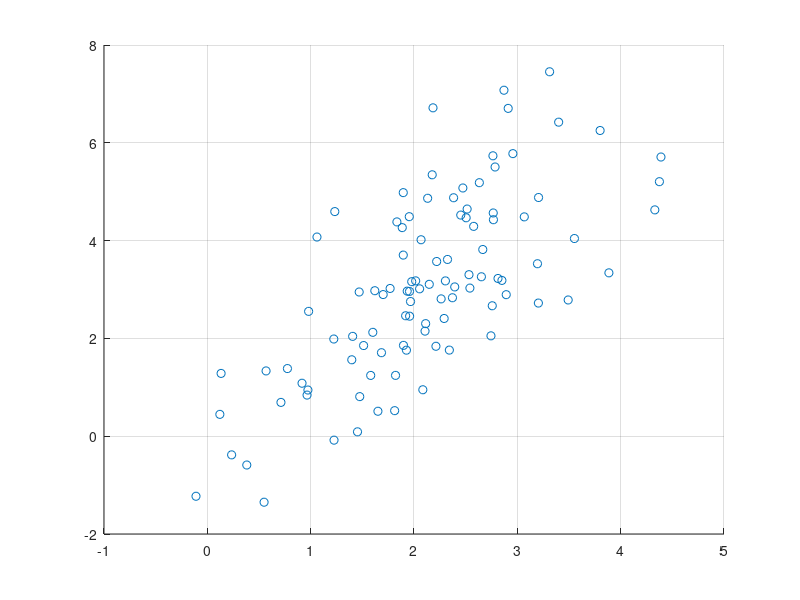

Recreate this plot in MATLAB. (Note: this script raises an error after producing the figure.)
clear all
close all
clc

pkg load statistics

rozsah = 100;
muA = [2,3];
rho1 = 0.7;
s1 = 1;
s2 = 3;
sigmaA = [s1, sqrt(s1*s2)*rho1;sqrt(s1*s2)*rho1,s2];
rng default
A=mvnrnd(muA, sigmaA, rozsah);

%muB = [3,3];
%rho2 = -0.99; 
%sigmaB = [s1, sqrt(s1*s2)*rho2;sqrt(s1*s2)*rho2,s2];
%rng default
%B = mvnrnd(muA, sigmaA, rozsha);
%B = mvnrnd(muB, sigmaB, rozsha);

%Data = [A;B];
%S = [ones(size(A,1), 1); 2*ones(size(B,1),1)];

figure
hold on
plot(A(:,1),A(:,2),'o')
%plot(B(:,1),B(:,2),'xr')
%scatter(Data(:,1),Data(:,2),10,3,'filled');
grid on

MyScatter3(A(:,1),A(:,2))
%MyScatter3(Data(:,1),Data(:,2),3)

Data = A;
[n,m] = size(Data);
DataMean = mean(Data);
DataStd = std(Data);
B = (Data - repmat(DataMean, [n 1])) ./ repmat(DataStd, [n 1]);
B2 = zscore(Data);

MyScatter3(B(:,1),B(:,2))
MyScatter3(B2(:,1),B2(:,2))
[V,D] = eig(cov(B));
[coeff, score, latent, tsquared, explained, mu] = pca(B);

score2 = B * coeff;

Bopozit = (B * coeff) * coeff';
Dataopozit = ((B * coeff) * coeff') .* repmat(DataStd,[n 1]) + repmat(DataMean, [n 1])

var(score)
cumsum(var(score)) / sum(var(score))

figure
biplot(coeff(:,1:2),'scores',score(:,1:2));



